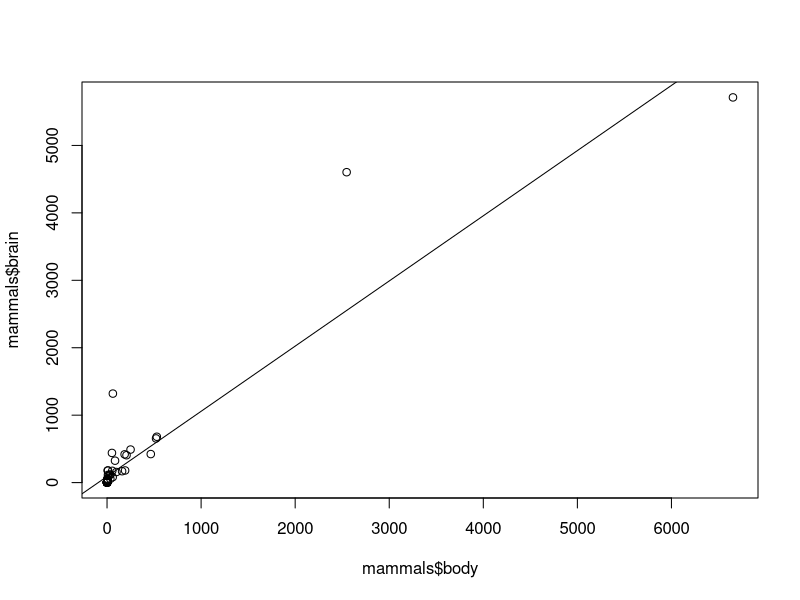
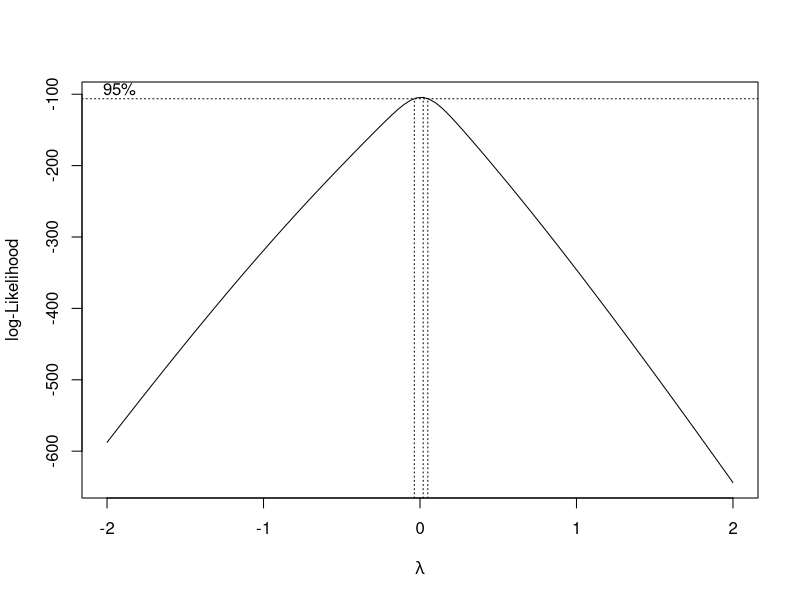
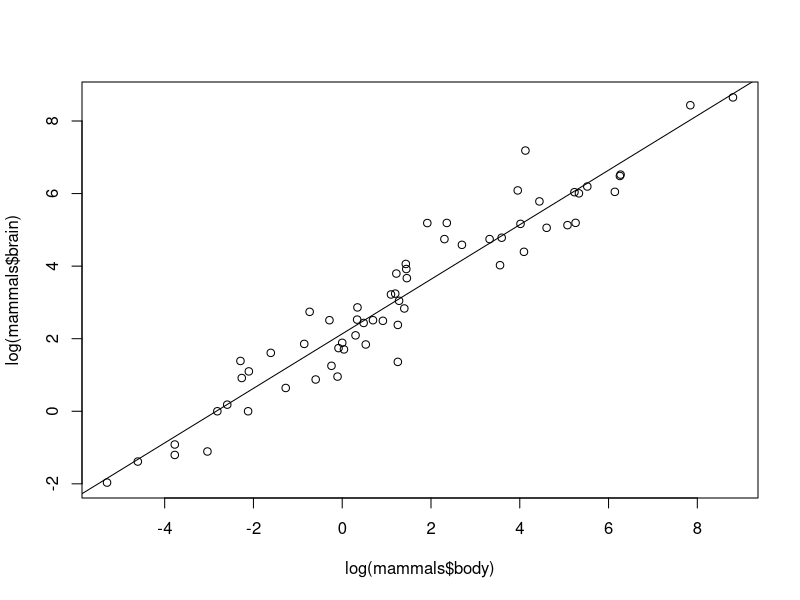
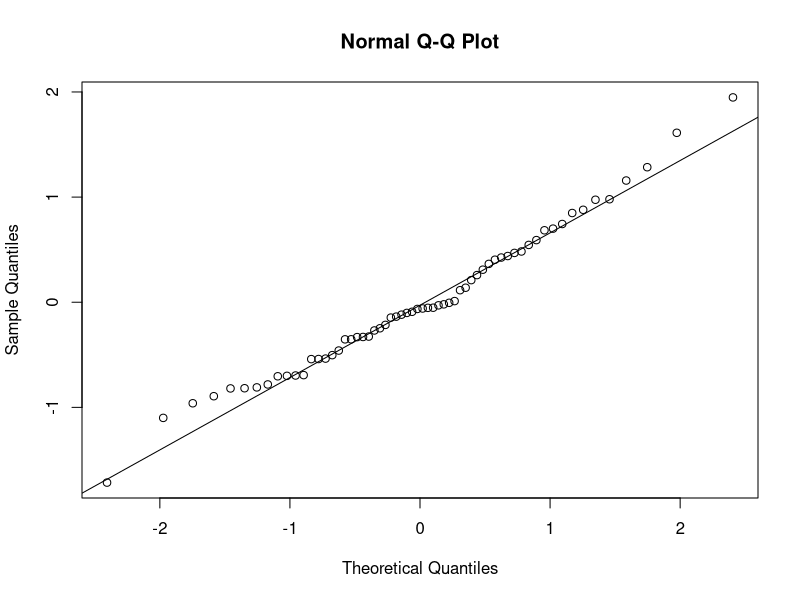
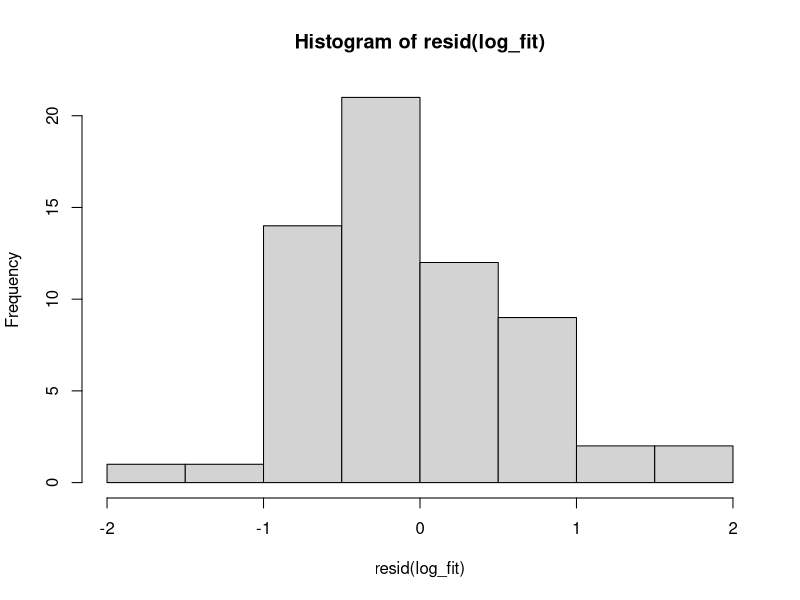

R code for these plots, in order:
library(MASS)
data(mammals)
View(mammals)
?mammals

## Find min and max of the brain and body data sets 
min(mammals$body)

max(mammals$body)

min(mammals$brain)

max(mammals$brain)

## Create model and plot the brain weight vs body weight 
fit <- lm(brain ~ body, data = mammals)
summary(fit)
plot(mammals$body,mammals$brain)
abline(fit)
## There are two data points with much higher orders of magnitude. 
## All of the observations are positive and several of the observations greater than one magnitude apart, whihc suggests that we can use logarithm of the variables. 

## Create model of the brain vs. the log of the body weight
log_fit1 <- lm(brain~ log(body), data = mammals)
## Use box cox to confirm that 0 is a recommended value for lambda 
boxcox(log_fit1, plotit = TRUE)
## Lambda equals 0 is above the 95% range which means it is a "recommended" value of lambda. 
## The log of the brain weight is a good response to the log of the body weight. 

log_fit <- lm(log(brain)~ log(body), data = mammals)
## Create linear model of the brain to the log of the body observations 
summary(log_fit)
plot(log(mammals$body),log(mammals$brain))
abline(log_fit)
## Log- log plot of the average brain weight and body weight 

qqnorm(resid(log_fit))
qqline(resid(log_fit))
## The residuals are very close to the line. They are normally distributed. 

hist(resid(log_fit))
## The histogram also looks normally distributed. 

hippo <- data.frame(body = 2300)

predict(log_fit,hippo, interval = c("prediction"),level = 0.95)
